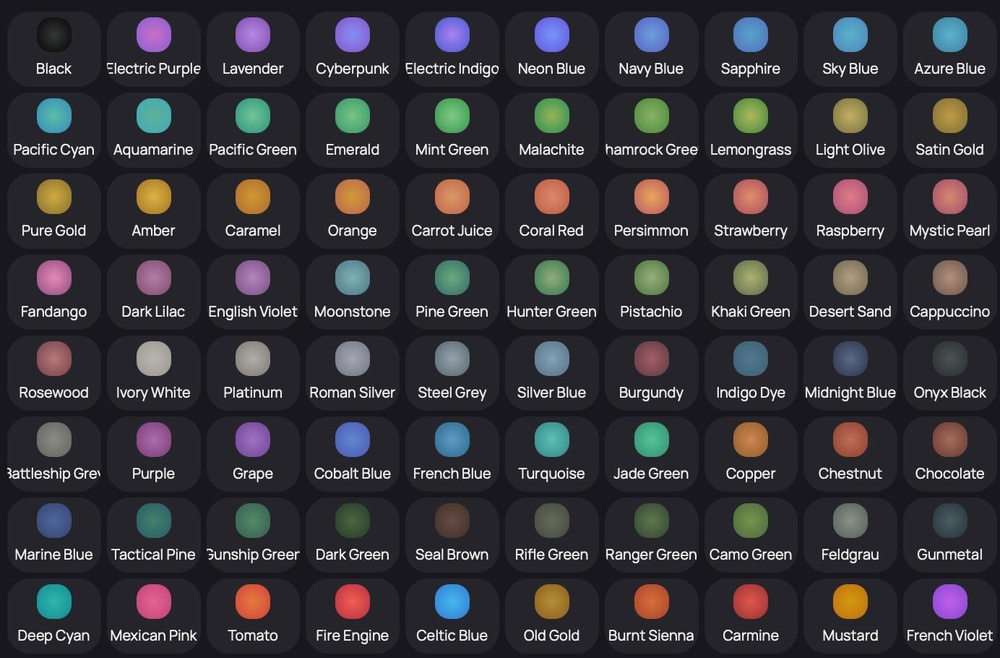
#> input picture color-sorting/input/photo_2025-12-19_12-09-33.jpg, 1000 x 658 px, shrunk from 1384 x 910 before the run
$ python sort_colors_gradient.py
#> lines starting #> are read from the running program, lines starting #| are printed output that depends on the picture
#!/usr/bin/env python3
"""
Сортировка цветов для идеального градиента с помощью TSP (nearest neighbor)
в LAB цветовом пространстве для перцептивно плавных переходов.
"""

from PIL import Image
import colorsys
import math


def rgb_to_lab(rgb: tuple[int, int, int]) -> tuple[float, float, float]:
    """
    Конвертирует RGB в LAB цветовое пространство.
    LAB лучше отражает человеческое восприятие цвета.
    """
    # RGB -> XYZ
    r, g, b = [x / 255.0 for x in rgb]

    # sRGB gamma correction
    r = ((r + 0.055) / 1.055) ** 2.4 if r > 0.04045 else r / 12.92
    g = ((g + 0.055) / 1.055) ** 2.4 if g > 0.04045 else g / 12.92
    b = ((b + 0.055) / 1.055) ** 2.4 if b > 0.04045 else b / 12.92

    # Observer: 2°, Illuminant: D65
    x = r * 0.4124564 + g * 0.3575761 + b * 0.1804375
    y = r * 0.2126729 + g * 0.7151522 + b * 0.0721750
    z = r * 0.0193339 + g * 0.1191920 + b * 0.9503041

    # XYZ -> LAB
    x /= 0.95047
    y /= 1.00000
    z /= 1.08883

    x = x ** (1/3) if x > 0.008856 else (7.787 * x) + (16/116)
    y = y ** (1/3) if y > 0.008856 else (7.787 * y) + (16/116)
    z = z ** (1/3) if z > 0.008856 else (7.787 * z) + (16/116)

    L = (116 * y) - 16
    a = 500 * (x - y)
    b = 200 * (y - z)

    return (L, a, b)


def color_distance_lab(c1: tuple[int, int, int], c2: tuple[int, int, int]) -> float:
    """Евклидово расстояние в LAB пространстве (Delta E)."""
    lab1 = rgb_to_lab(c1)
    lab2 = rgb_to_lab(c2)
    return math.sqrt(sum((a - b) ** 2 for a, b in zip(lab1, lab2)))


def color_distance_weighted(c1: tuple[int, int, int], c2: tuple[int, int, int]) -> float:
    """
    Взвешенное расстояние: LAB + штраф за большой скачок яркости.
    Это помогает сохранить общий тренд от тёмного к светлому.
    """
    lab1 = rgb_to_lab(c1)
    lab2 = rgb_to_lab(c2)

    # Базовое расстояние в LAB
    delta_e = math.sqrt(sum((a - b) ** 2 for a, b in zip(lab1, lab2)))

    return delta_e


def get_luminance(rgb: tuple[int, int, int]) -> float:
    """Яркость для определения начальной и конечной точки."""
    r, g, b = [x / 255.0 for x in rgb]
    return 0.299 * r + 0.587 * g + 0.114 * b


def tsp_nearest_neighbor(cells: list, start_idx: int = None) -> list:
    """
    TSP с жадным алгоритмом nearest neighbor.
    Находит путь с минимальными перцептивными скачками между цветами.
    """
    if not cells:
        return []

    n = len(cells)
    visited = [False] * n
    path = []

    # Начинаем с самого тёмного цвета
    if start_idx is None:
        start_idx = min(range(n), key=lambda i: get_luminance(cells[i][1]))

    current = start_idx
    visited[current] = True
    path.append(cells[current])

    for _ in range(n - 1):
        # Находим ближайший непосещённый цвет
        best_next = None
        best_dist = float('inf')

        for j in range(n):
            if not visited[j]:
                dist = color_distance_lab(cells[current][1], cells[j][1])
                if dist < best_dist:
                    best_dist = dist
                    best_next = j

        if best_next is not None:
            visited[best_next] = True
            path.append(cells[best_next])
            current = best_next

    return path


def tsp_with_luminance_bias(cells: list) -> list:
    """
    TSP с учётом общего тренда яркости.
    Комбинирует плавность переходов с движением от тёмного к светлому.
    """
    if not cells:
        return []

    n = len(cells)

    # Сначала сортируем по яркости для определения "полос"
    sorted_by_lum = sorted(enumerate(cells), key=lambda x: get_luminance(x[1][1]))

    # Разбиваем на 8 групп по яркости (по рядам)
    groups = [[] for _ in range(8)]
    for i, (orig_idx, cell) in enumerate(sorted_by_lum):
        group_idx = min(i // 10, 7)  # 10 цветов на ряд
        groups[group_idx].append(cell)

    # Внутри каждой группы применяем TSP для плавности
    result = []
    prev_color = None

    for group in groups:
        if not group:
            continue

        if prev_color is None:
            # Первая группа: начинаем с самого тёмного
            start_idx = min(range(len(group)), key=lambda i: get_luminance(group[i][1]))
        else:
            # Следующие группы: начинаем с ближайшего к последнему цвету
            start_idx = min(range(len(group)),
                          key=lambda i: color_distance_lab(prev_color, group[i][1]))

        # TSP внутри группы
        group_path = tsp_nearest_neighbor(group, start_idx)
        result.extend(group_path)

        if group_path:
            prev_color = group_path[-1][1]

    return result


def extract_cell_color(cell: Image.Image) -> tuple[int, int, int]:
    """Извлекает средний цвет из центра ячейки."""
    width, height = cell.size
    cx, cy = width // 2, height // 2 - 10

    samples = []
    for dx in range(-8, 9):
        for dy in range(-8, 9):
            px, py = cx + dx, cy + dy
            if 0 <= px < width and 0 <= py < height:
                samples.append(cell.getpixel((px, py)))

    if samples:
        avg_r = sum(s[0] for s in samples) // len(samples)
        avg_g = sum(s[1] for s in samples) // len(samples)
        avg_b = sum(s[2] for s in samples) // len(samples)
        return (avg_r, avg_g, avg_b)

    return (128, 128, 128)


def main():
    input_image = "../input/photo_2025-12-19_12-09-33.jpg"
    output_tsp = "../output/sorted_colors_gradient.png"
    output_lum = "../output/sorted_colors_gradient_lum.png"

    print(f"Открываю {input_image}...")
    img = Image.open(input_image).convert("RGB")
#> img is the input picture: PIL image 1000x658 RGB; mean R, G, B 52.6, 50.9, 55.8
    width, height = img.size
#> width = 1000; height = 658

    cols, rows = 10, 8
    cell_width = width // cols
#> cell_width = 100
    cell_height = height // rows
#> cell_height = 82

    # Нарезаем на ячейки
    print("Нарезаю на 80 ячеек...")
    cells = []
    for row in range(rows):
        for col in range(cols):
            x1 = col * cell_width
            y1 = row * cell_height
            x2 = x1 + cell_width
            y2 = y1 + cell_height

            cell = img.crop((x1, y1, x2, y2))
            color = extract_cell_color(cell)
            cells.append((cell, color))
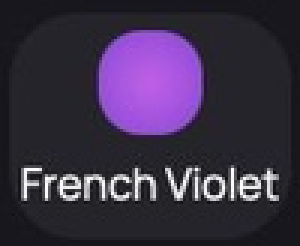
#> cell: PIL image 100x82 RGB (shown 3 times larger); mean R, G, B 58.3, 47.5, 69.7
#> after the loop, cells = 80 items

    print(f"Извлечено {len(cells)} ячеек")
#| Извлечено 80 ячеек

    # === Вариант 1: Чистый TSP (максимальная плавность) ===
    print("\n[1] Чистый TSP (максимальная плавность)...")
    sorted_tsp = tsp_nearest_neighbor(cells)
#> in tsp_nearest_neighbor, `n = len(cells)`: n = 80
#> in tsp_nearest_neighbor, `visited = [False] * n`: visited = 80 items, first 6: False, False, False, False, False, False
#> in tsp_nearest_neighbor, `start_idx = min(range(n), key=lambda i: get_luminance(cells[i][1]))`: start_idx = 0

    new_img = Image.new("RGB", (width, height))
#> new_img: PIL image 1000x658 RGB; every value is 0
    idx = 0
    for row in range(rows):
        for col in range(cols):
            x = col * cell_width
            y = row * cell_height
            new_img.paste(sorted_tsp[idx][0], (x, y))
            idx += 1
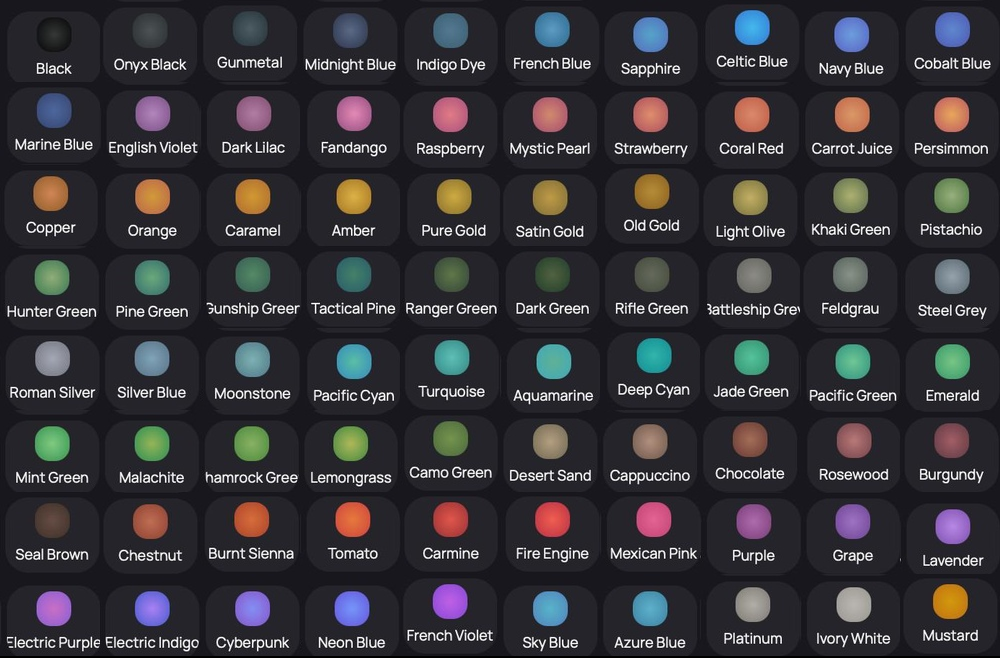
#> new_img: PIL image 1000x658 RGB; mean R, G, B 52.5, 50.9, 55.7
    new_img.save(output_tsp, quality=95)

    total_dist = sum(color_distance_lab(sorted_tsp[i][1], sorted_tsp[i+1][1])
                     for i in range(len(sorted_tsp) - 1))
    avg_dist = total_dist / (len(sorted_tsp) - 1)
    print(f"    Сохранено: {output_tsp}")
    print(f"    Средний Delta E: {avg_dist:.2f}")
#|     Средний Delta E: 14.05

    # === Вариант 2: TSP с группировкой по яркости ===
    print("\n[2] TSP с группировкой по яркости (тёмное→светлое)...")
    sorted_lum = tsp_with_luminance_bias(cells)
#> the loop in tsp_with_luminance_bias, `for i, (orig_idx, cell) in enumerate(sorted_by_lum):` made 80 passes
#> orig_idx on passes 1 to 12: 0, 49, 64, 69, 63, 48, 60, 65, 66, 61, 46, 47

    new_img2 = Image.new("RGB", (width, height))
    idx = 0
    for row in range(rows):
        for col in range(cols):
            x = col * cell_width
            y = row * cell_height
            new_img2.paste(sorted_lum[idx][0], (x, y))
            idx += 1
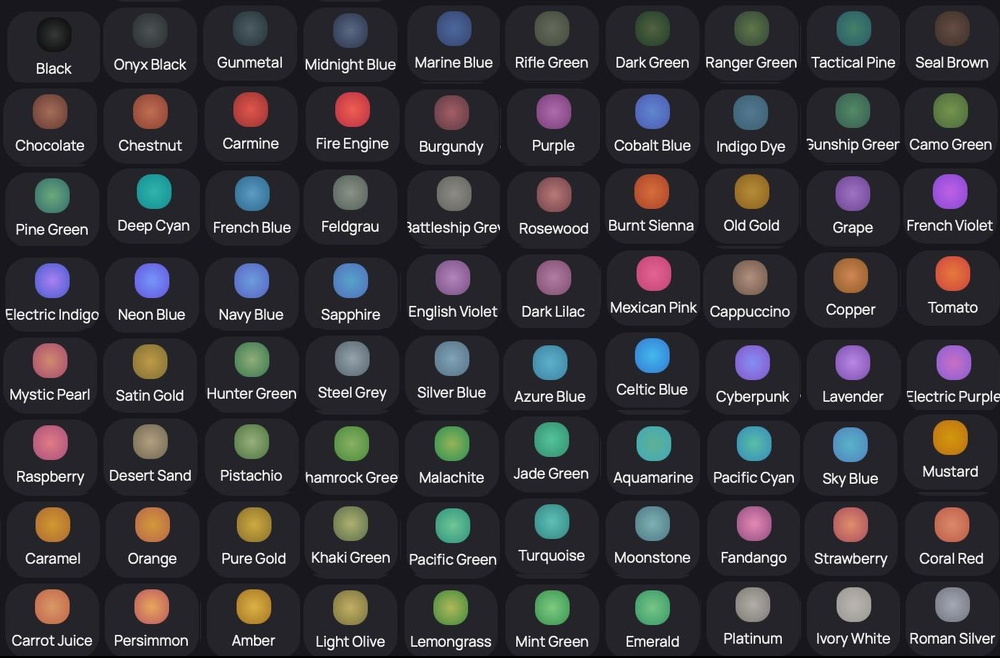
#> new_img2: PIL image 1000x658 RGB; mean R, G, B 52.5, 50.9, 55.7
    new_img2.save(output_lum, quality=95)

    total_dist2 = sum(color_distance_lab(sorted_lum[i][1], sorted_lum[i+1][1])
                      for i in range(len(sorted_lum) - 1))
    avg_dist2 = total_dist2 / (len(sorted_lum) - 1)
    print(f"    Сохранено: {output_lum}")
    print(f"    Средний Delta E: {avg_dist2:.2f}")
#|     Средний Delta E: 24.04

    print("\n(Меньше Delta E = плавнее переход)")


if __name__ == "__main__":
    main()
